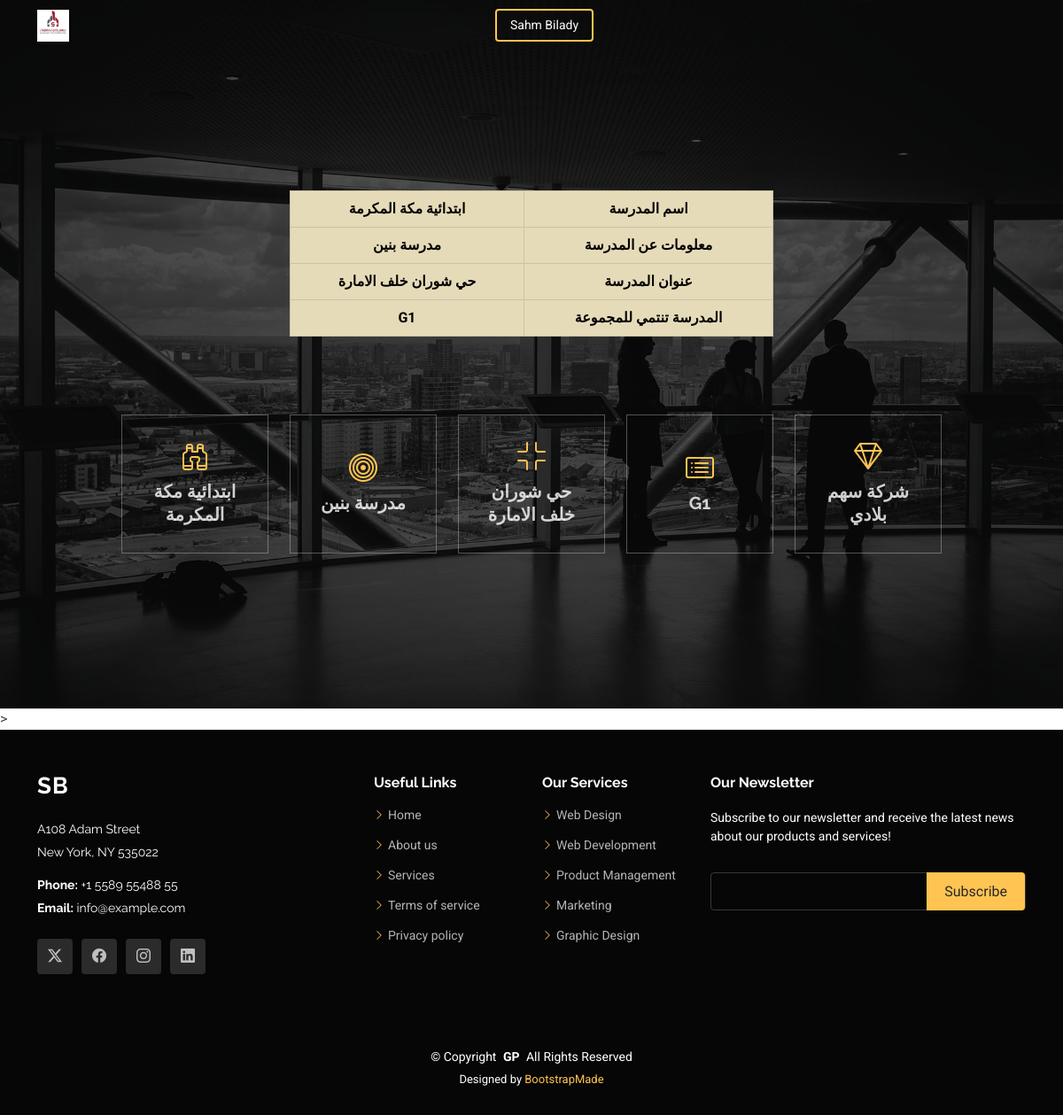
The page /schools/index/2/ on the database its author committed.
### Schools/models.py (models this page shows)
class School (models.Model):
    school_group=models.CharField(max_length=10,null=True, blank=True)
    name = models.CharField(max_length=50)
    description=models.CharField(max_length=500)
    address=models.CharField(max_length=500,null=True, blank=True)

### Schools/views.py (the view)
# urls.py: path('index/<int:id>/', index,name='index.html'),
def index(request,id):
    school=School.objects.get(id=id)
    return render(request, 'index.html',{'school':school})

### Schools/templates/index.html (shortened to what this page needs)
{% load static %}
<!DOCTYPE html>
<html lang="en">
<head>
  <link href='{% static "assets/vendor/bootstrap/css/bootstrap.min.css" %}' rel="stylesheet">
  <link href='{% static "assets/vendor/bootstrap-icons/bootstrap-icons.css" %}'rel="stylesheet">
  <link href='{% static "assets/vendor/aos/aos.css"%}' rel="stylesheet">
  <link href='{% static "assets/vendor/swiper/swiper-bundle.min.css"%}' rel="stylesheet">
  <link href='{% static "assets/vendor/glightbox/css/glightbox.min.css"%}' rel="stylesheet">
  <link href='{% static "assets/css/main.css"%}' rel="stylesheet">
</head>
<body class="index-page">
  <header id="header" class="header d-flex align-items-center fixed-top">
    <div class="container-fluid container-xl position-relative d-flex align-items-center justify-content-between">
      <a href="#" class="logo d-flex align-items-center me-auto me-lg-0">
        <img src="{% static 'assets/img/sahm.jpg' %}" alt="Image">
      </a>
      <a class="btn-getstarted" href="#">Sahm Bilady</a>
    </div>
  </header>
  <main class="main">
    <section id="hero" class="hero section dark-background">
      <img src='{% static "assets/img/hero-bg.jpg" %}' alt="" data-aos="fade-in">
      <div class="container">
        <div class="row justify-content-center text-center" data-aos="fade-up" data-aos-delay="100">
          <div class="col-xl-6 col-lg-8">
            <table class="table table-bordered table-warning table-active ">
<tbody class="bg-black">
  <tr>
    <th class=""> {{school.name}}</th>
    <th> اسم المدرسة </th>
  </tr>
  <tr>
    <th> {{school.description}}</th>
    <th> معلومات عن المدرسة </th>
  </tr>
  <tr>
    <th> {{school.address}}</th>
    <th> عنوان المدرسة </th>
  </tr>
  <tr>
    <th> {{school.school_group}}</th>
    <th>المدرسة تنتمي للمجموعة </th>
  </tr>
</tbody>
            </table>
          </div>
        </div>
        <div class="row gy-4 mt-5 justify-content-center" data-aos="fade-up" data-aos-delay="200">
          <div class="col-xl-2 col-md-4" data-aos="fade-up" data-aos-delay="300">
            <div class="icon-box">
              <i class="bi bi-binoculars"></i>
              <h3><a href="">{{school.name}} </a></h3>
            </div>
          </div>
          <div class="col-xl-2 col-md-4" data-aos="fade-up" data-aos-delay="400">
            <div class="icon-box">
              <i class="bi bi-bullseye"></i>
              <h3><a href="">{{school.description}} </a></h3>
            </div>
          </div>
          <div class="col-xl-2 col-md-4" data-aos="fade-up" data-aos-delay="500">
            <div class="icon-box">
              <i class="bi bi-fullscreen-exit"></i>
              <h3><a href="">{{school.address}} </a></h3>
            </div>
          </div>
          <div class="col-xl-2 col-md-4" data-aos="fade-up" data-aos-delay="600">
            <div class="icon-box">
              <i class="bi bi-card-list"></i>
              <h3><a href="">{{school.school_group}} </a></h3>
            </div>
          </div>
          <div class="col-xl-2 col-md-4" data-aos="fade-up" data-aos-delay="700">
            <div class="icon-box">
              <i class="bi bi-gem"></i>
              <h3><a href="">شركة سهم بلادي </a></h3>
            </div>
          </div>
        </div>
      </div>
    </section>
>
  </main>
  <footer id="footer" class="footer dark-background">
    <div class="footer-top">
      <div class="container">
        <div class="row gy-4">
          <div class="col-lg-4 col-md-6 footer-about">
            <a href="" class="logo d-flex align-items-center">
              <span class="sitename">SB</span>
            </a>
            <div class="footer-contact pt-3">
              <p>A108 Adam Street</p>
              <p>New York, NY 535022</p>
              <p class="mt-3"><strong>Phone:</strong> <span>+1 5589 55488 55</span></p>
              <p><strong>Email:</strong> <span>info@example.com</span></p>
            </div>
            <div class="social-links d-flex mt-4">
              <a href=""><i class="bi bi-twitter-x"></i></a>
              <a href=""><i class="bi bi-facebook"></i></a>
              <a href=""><i class="bi bi-instagram"></i></a>
              <a href=""><i class="bi bi-linkedin"></i></a>
            </div>
          </div>
          <div class="col-lg-2 col-md-3 footer-links">
            <h4>Useful Links</h4>
            <ul>
              <li><i class="bi bi-chevron-right"></i> <a href="#"> Home</a></li>
              <li><i class="bi bi-chevron-right"></i> <a href="#"> About us</a></li>
              <li><i class="bi bi-chevron-right"></i> <a href="#"> Services</a></li>
              <li><i class="bi bi-chevron-right"></i> <a href="#"> Terms of service</a></li>
              <li><i class="bi bi-chevron-right"></i> <a href="#"> Privacy policy</a></li>
            </ul>
          </div>
          <div class="col-lg-2 col-md-3 footer-links">
            <h4>Our Services</h4>
            <ul>
              <li><i class="bi bi-chevron-right"></i> <a href="#"> Web Design</a></li>
              <li><i class="bi bi-chevron-right"></i> <a href="#"> Web Development</a></li>
              <li><i class="bi bi-chevron-right"></i> <a href="#"> Product Management</a></li>
              <li><i class="bi bi-chevron-right"></i> <a href="#"> Marketing</a></li>
              <li><i class="bi bi-chevron-right"></i> <a href="#"> Graphic Design</a></li>
            </ul>
          </div>
          <div class="col-lg-4 col-md-12 footer-newsletter">
            <h4>Our Newsletter</h4>
            <p>Subscribe to our newsletter and receive the latest news about our products and services!</p>
            <form action="forms/newsletter.php" method="post" class="php-email-form">
              <div class="newsletter-form"><input type="email" name="email"><input type="submit" value="Subscribe"></div>
            </form>
          </div>
        </div>
      </div>
    </div>
    <div class="copyright">
      <div class="container text-center">
        <p>© <span>Copyright</span> <strong class="px-1 sitename">GP</strong> <span>All Rights Reserved</span></p>
        <div class="credits">
          Designed by <a href="https://bootstrapmade.com/">BootstrapMade</a>
        </div>
      </div>
    </div>
  </footer>
</body>
</html>

### rows shown on the page
School: name "ابتدائية مكة المكرمة", description "مدرسة بنين", address "حي شوران خلف الامارة", school_group "G1"
